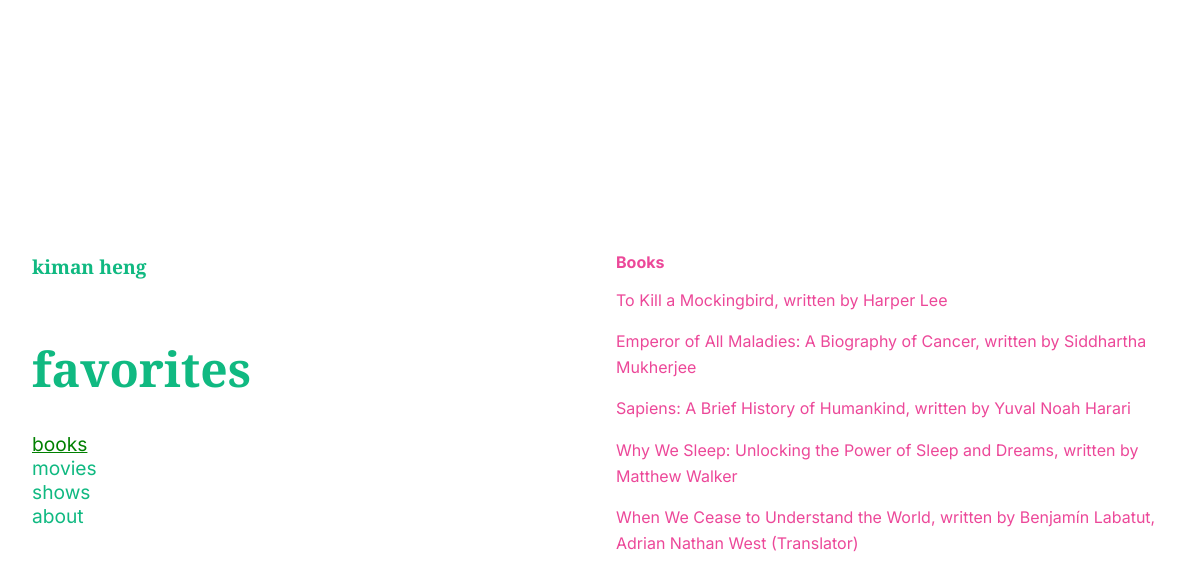
Before: /books with the older database file.
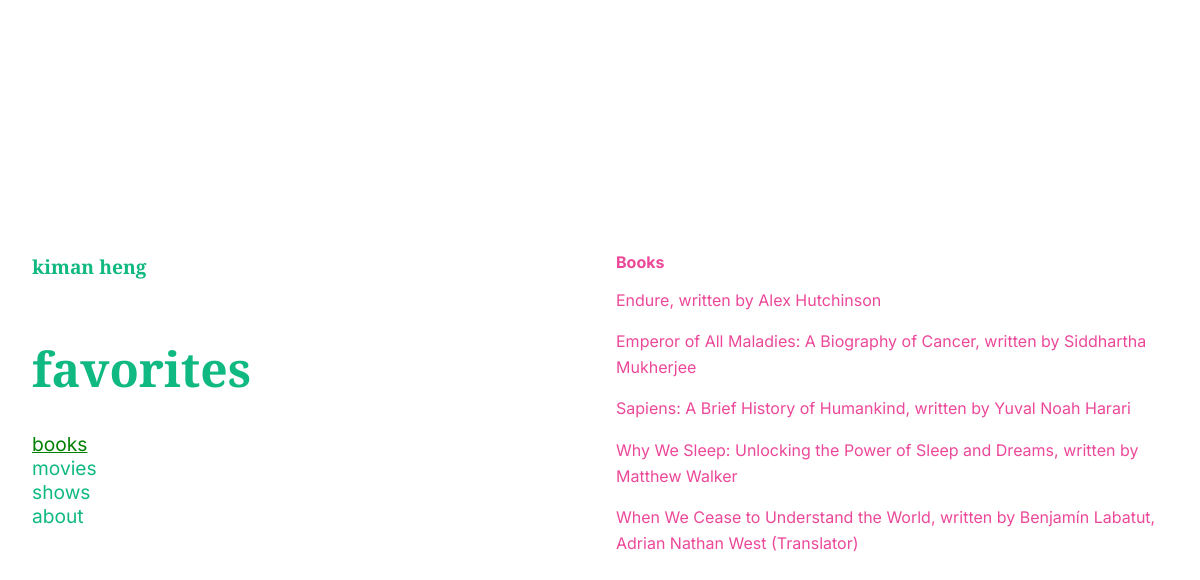
After: the same page with the newer database file.
### tables this page shows
CREATE TABLE books (
    id INTEGER PRIMARY KEY AUTOINCREMENT,
    title TEXT NOT NULL,
    author TEXT NOT NULL
);

### app.py (the view)
@app.route('/books')
def books():
    conn = get_db_connection()
    books = conn.execute('SELECT * FROM books').fetchall()
    conn.close()
    return render_template('books.html', books=books)

### app.py (called while the page is built)
def get_db_connection():
    conn = sqlite3.connect('favorites.db')
    conn.row_factory = sqlite3.Row
    return conn

### templates/books.html
{% extends 'layout.html' %} {% block content %}
<div class="right_column">
  <div class="title">
    <p>Books</p>
  </div>
  {% for book in books %}
  <p class="text">{{ book.title }}, written by {{ book.author }}</p>
  {% endfor %}
</div>
{% endblock %}

### templates/layout.html (shortened to what this page needs)
<!DOCTYPE html>
<html lang="en">
  <head>
    <link
      rel="stylesheet"
      href="{{url_for('static', filename='css/style.css')}}"
    />
  </head>
  <body>
    <div class="container">
      <div class="content-wrapper">
        <div class="left-column">
          <h4 class="credit">kiman heng</h2>
          <h1 class="main-title">
            favorites
          </h1>
          <a href="{{ url_for('books') }}" class="{% if request.endpoint == 'books' %}active{% endif %}">books</a>
<a href="{{ url_for('movies') }}" class="{% if request.endpoint == 'movies' %}active{% endif %}">movies</a>
<a href="{{ url_for('shows') }}" class="{% if request.endpoint == 'shows' %}active{% endif %}">shows</a>
<a href="{{ url_for('about') }}" class="{% if request.endpoint == 'about' %}active{% endif %}">about</a>
        </div>
        {% block content %}{% endblock %}
      </div>
    </div>
  </body>
</html>

### static/css/style.css (style rules this page uses)
body { font-family: "Inter", sans-serif; }
h1, h2, h3, h4, h5, h6 { font-family: "Playfair Display", serif; font-weight: bold; }
body { margin: 0; }
a { text-decoration: none; color: inherit; }
a.active { text-decoration: underline; color: green; }
.container { display: flex; flex-direction: column; align-items: center; justify-content: center; padding: 2rem; min-height: 100vh; box-sizing: border-box; }
.content-wrapper { display: grid; grid-template-columns: 1fr; gap: 2rem; max-width: 1200px; width: 100%; }
@media (min-width: 768px) { .content-wrapper { grid-template-columns: 1fr 1fr; } }
.left-column { display: flex; flex-direction: column; color: #10b981; font-size: 1.2rem; }
.main-title { color: #10b981; font-size: 2rem; font-weight: bold; line-height: 1.3; margin-top: 2rem; }
@media (min-width: 768px) { .main-title { font-size: 2.5rem; } }
@media (min-width: 1024px) { .main-title { font-size: 3rem; } }
.text { color: #ec4899; line-height: 1.6; }
.title { color: #ec4899; font-weight: bold; margin-top: 1.5rem; }

Changed rows visible on the page:
removed books: title "To Kill a Mockingbird", author "Harper Lee"
added books: title "Endure", author "Alex Hutchinson"
